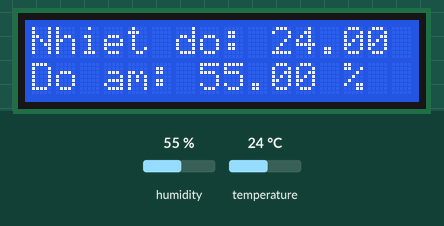
The sketch below on a simulated Arduino Uno, built with avr-gcc and run on an emulated ATmega328P. Parts: 16×2 character LCD. The test bench sets the inputs (shaded band); at power-on: humidity 55 %, temperature 24 °C. What the sketch prints to the serial monitor is not drawn.

Above: at 3.2 s.
3.3 s: humidity set to 22 %
At 5.2 s:
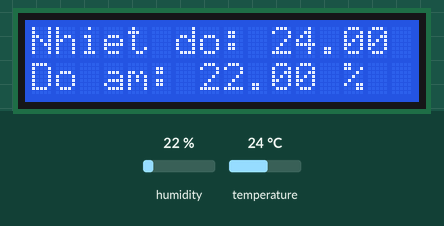
6.0 s: temperature set to 12 °C
At 7.5 s:
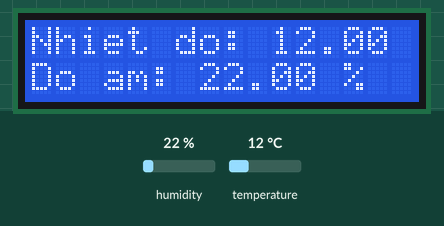
8.7 s: humidity set to 40 %
At 11.0 s:
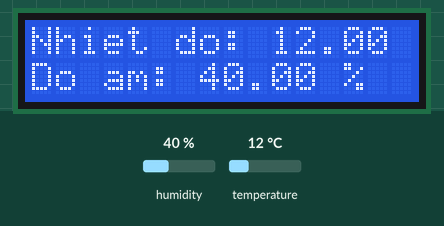
11.8 s: temperature set to 19 °C
At 13.4 s:
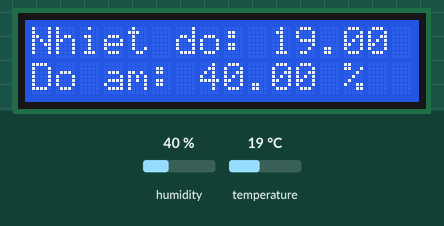
Timing chart, 0 to 14.9 s (numbered marks = the images above; inputs shaded):
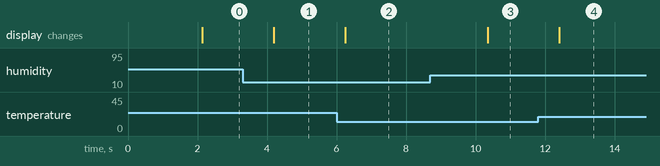

Measured:
- after the input at 3.3 s, the display: changes after 0.89 s (image 1)
- after the input at 6.0 s, the display: changes after 0.24 s (image 2)
- after the input at 8.7 s, the display: changes after 1.7 s (image 3)
- after the input at 11.8 s, the display: changes after 0.61 s (image 4)

The sketch:

lcdi2c_dht11.ino
```cpp
#include <Wire.h>
#include <LiquidCrystal_I2C.h>
#include <DHT.h>

// Khai báo LCD I2C (địa chỉ 0x27, loại LCD 16x2)
LiquidCrystal_I2C lcd(0x27, 16, 2);

// Khai báo cảm biến DHT11 ở chân số 8
#define DHTPIN 8
#define DHTTYPE DHT11
DHT dht(DHTPIN, DHTTYPE);

void setup() {
  Serial.begin(9600);

  // Khởi động LCD
  lcd.init();
  lcd.backlight();

  // Khởi động cảm biến DHT11
  dht.begin();

  // Hiển thị thông báo ban đầu
  lcd.setCursor(0, 0);
  lcd.print("DHT11 Sensor");
  delay(2000);
  lcd.clear();
}

void loop() {
  // Đọc nhiệt độ và độ ẩm
  float humidity = dht.readHumidity();
  float temperature = dht.readTemperature();

  // Kiểm tra nếu đọc lỗi
  if (isnan(humidity) || isnan(temperature)) {
    Serial.println("Lỗi cảm biến DHT11!");
    lcd.setCursor(0, 0);
    lcd.print("DHT11 Error!");
    return;
  }

  // In ra Serial Monitor
  Serial.print("Nhiet do: ");
  Serial.print(temperature);
  Serial.print("°C - Do am: ");
  Serial.print(humidity);
  Serial.println("%");

  // Hiển thị lên LCD
  lcd.setCursor(0, 0);
  lcd.print("Nhiet do: ");
  lcd.print(temperature);
  lcd.print(" C");

  lcd.setCursor(0, 1);
  lcd.print("Do am: ");
  lcd.print(humidity);
  lcd.print(" %");

  // Chờ 2 giây rồi đọc lại
  delay(2000);
}
```
